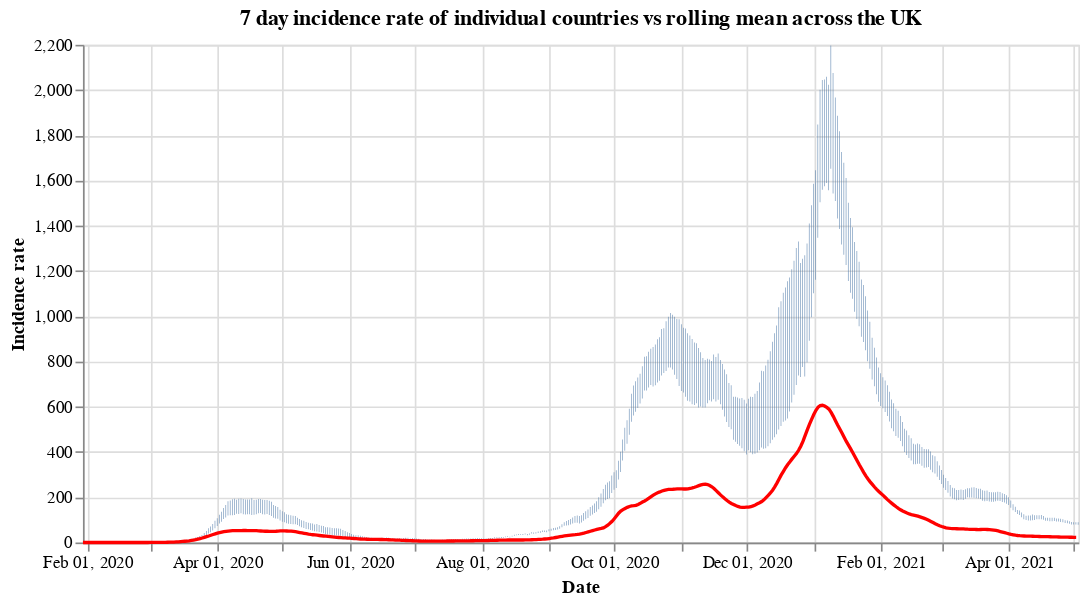

Notebook source saved alongside this figure:
### Code cell
#collapse
countries = uk_cases['areaName'].unique()
countries.sort()

selection = alt.selection_single(
    name='Select',
    fields=['areaName'],
    init={'areaName': 'Wales'},
    bind={'areaName': alt.binding_select(options=countries)}
)

# scatter plot, modify opacity based on selection
bars = alt.Chart(uk_cases).mark_bar().add_selection(
    selection
).encode(
    x=alt.X("yearmonthdate(date):T", axis=alt.Axis(title='Date')),
    y=alt.Y("weeklyCasesRate:Q", axis=alt.Axis(title='Incidence rate')),
    tooltip='weeklyCasesRate:Q',
    opacity=alt.condition(selection, alt.value(1), alt.value(0))
).properties(title=f'7 day incidence rate of individual countries vs rolling mean across the UK', width=600)

line = alt.Chart(overview_cases).mark_line(
    color='red',
    size=2,
).transform_window(
    rolling_mean='mean(weeklyCasesRate)',
    frame=[0, 7]
).encode(
    x='yearmonthdate(date):T',
    y='rolling_mean:Q'
)

alt.layer(bars, line)

### Figure 1 — Vega-Lite specification as saved in the notebook (floating-point values rounded to 4 significant figures; data arrays with more than 128 entries replaced by an {"elided": "..."} marker saying what was removed)
{"config": {"view": {"continuousWidth": 400, "continuousHeight": 300}}, "layer": [{"data": {"name": "data-63b327429af3d0505bb9bf21f1c2e631"}, "mark": "bar", "encoding": {"opacity": {"condition": {"value": 1, "selection": "Select"}, "value": 0}, "tooltip": {"type": "quantitative", "field": "weeklyCasesRate"}, "x": {"type": "temporal", "axis": {"title": "Date"}, "field": "date", "timeUnit": "yearmonthdate"}, "y": {"type": "quantitative", "axis": {"title": "Incidence rate"}, "field": "weeklyCasesRate"}}, "selection": {"Select": {"type": "single", "fields": ["areaName"], "init": {"areaName": "Wales"}, "bind": {"areaName": {"input": "select", "options": ["England", "Northern Ireland", "Scotland", "Wales"]}}}}, "title": "7 day incidence rate of individual countries vs rolling mean across the UK", "width": 600}, {"data": {"name": "data-44596e5440097a71f1a1560df9169897"}, "mark": {"type": "line", "color": "red", "size": 2}, "encoding": {"x": {"type": "temporal", "field": "date", "timeUnit": "yearmonthdate"}, "y": {"type": "quantitative", "field": "rolling_mean"}}, "transform": [{"window": [{"op": "mean", "field": "weeklyCasesRate", "as": "rolling_mean"}], "frame": [0, 7]}]}], "$schema": "https://vega.github.io/schema/vega-lite/v4.8.1.json", "datasets": {"data-63b327429af3d0505bb9bf21f1c2e631": {"elided": "1744 records"}, "data-44596e5440097a71f1a1560df9169897": {"elided": "459 records"}}}
